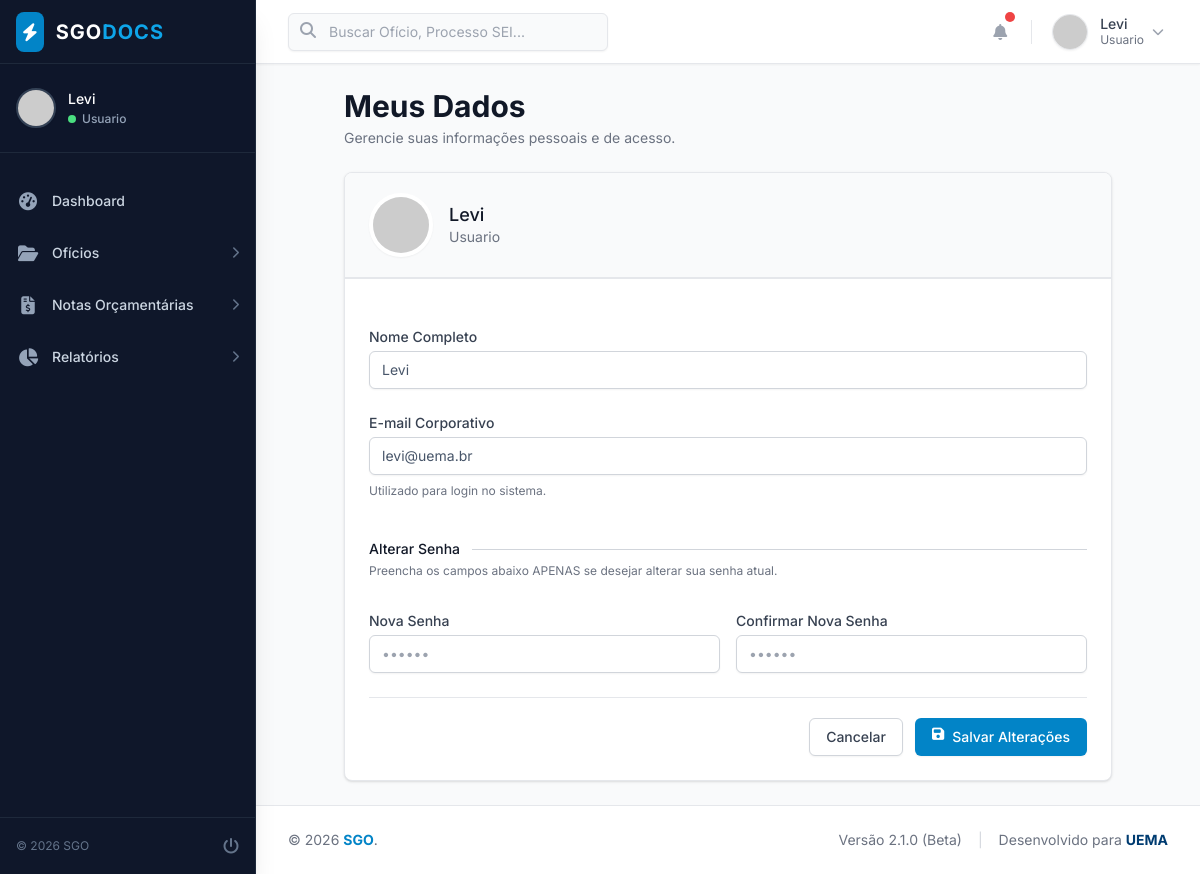
The page /meus-dados (signed in) on the database its author committed.
### app/models.py (models this page shows, shortened)
class User(UserMixin, db.Model):
    __tablename__ = 'users'
    id = db.Column(db.Integer, primary_key=True)
    nome = db.Column(db.String(100), nullable=False)
    email = db.Column(db.String(120), unique=True, nullable=False, index=True)
    password_hash = db.Column(db.String(256), nullable=False)
    perfil = db.Column(db.String(20), default='Usuario', nullable=False)
    ativo = db.Column(db.Boolean, default=True)
    created_at = db.Column(db.DateTime, default=datetime.datetime.now)
    updated_at = db.Column(db.DateTime, onupdate=datetime.datetime.now)
    oficios_criados = db.relationship('Oficio', backref='criador', lazy=True)
    setores_permitidos = db.relationship('Setor', secondary=usuario_setor, backref=db.backref('usuarios_vinculados', lazy='dynamic'))
    @property
    def password(self):
        raise AttributeError('A senha não é um atributo legível!')

### app/routes.py (the view, shortened to what this page needs)
@bp_main.route('/meus-dados', methods=['GET', 'POST'])
@login_required
def meus_dados():
    form = PerfilForm(obj=current_user)
    return render_template('users/meus_dados.html', form=form)

### app/templates/users/meus_dados.html (shortened to what this page needs)
{% extends "base/base.html" %}
{% block content %}
<div class="max-w-3xl mx-auto">
    <div class="md:flex md:items-center md:justify-between mb-6">
        <div class="flex-1 min-w-0">
            <h2 class="text-2xl font-bold leading-7 text-gray-900 sm:text-3xl sm:truncate">
                Meus Dados
            </h2>
            <p class="mt-1 text-sm text-gray-500">
                Gerencie suas informações pessoais e de acesso.
            </p>
        </div>
    </div>
    <div class="bg-white shadow overflow-hidden sm:rounded-lg border border-gray-200">
        <div class="px-4 py-5 sm:px-6 flex items-center bg-gray-50 border-b border-gray-200">
            <div class="flex-shrink-0 h-16 w-16">
                <img class="h-16 w-16 rounded-full border-4 border-white shadow-sm"
                     src="https://ui-avatars.com/api/?name={{ current_user.nome }}&background=0ea5e9&color=fff&bold=true&size=128"
                     alt="{{ current_user.nome }}">
            </div>
            <div class="ml-4">
                <h3 class="text-lg leading-6 font-medium text-gray-900">
                    {{ current_user.nome }}
                </h3>
                <p class="text-sm text-gray-500">
                    {{ current_user.perfil }}
                </p>
            </div>
        </div>
        <div class="border-t border-gray-200 px-4 py-5 sm:p-0">
            <form method="POST" action="" class="space-y-6 sm:p-6">
                <div class="grid grid-cols-1 gap-y-6 gap-x-4 sm:grid-cols-6">
                    <div class="sm:col-span-6">
                        <label for="nome" class="block text-sm font-medium text-gray-700">
                            Nome Completo
                        </label>
                        <div class="mt-1">
                            {{ form.nome(class="shadow-sm focus:ring-brand-500 focus:border-brand-500 block w-full sm:text-sm border-gray-300 rounded-md") }}
                        </div>
                    </div>
                    <div class="sm:col-span-6">
                        <label for="email" class="block text-sm font-medium text-gray-700">
                            E-mail Corporativo
                        </label>
                        <div class="mt-1">
                            {{ form.email(class="shadow-sm focus:ring-brand-500 focus:border-brand-500 block w-full sm:text-sm border-gray-300 rounded-md") }}
                        </div>
                        <p class="mt-2 text-xs text-gray-500">Utilizado para login no sistema.</p>
                    </div>
                    <div class="sm:col-span-6 pt-4 pb-2">
                        <div class="relative">
                            <div class="absolute inset-0 flex items-center" aria-hidden="true">
                                <div class="w-full border-t border-gray-300"></div>
                            </div>
                            <div class="relative flex justify-start">
                                <span class="pr-3 bg-white text-sm font-medium text-gray-900">
                                    Alterar Senha
                                </span>
                            </div>
                        </div>
                        <p class="mt-1 text-xs text-gray-500">Preencha os campos abaixo APENAS se desejar alterar sua senha atual.</p>
                    </div>
                    <div class="sm:col-span-3">
                        <label for="password" class="block text-sm font-medium text-gray-700">
                            Nova Senha
                        </label>
                        <div class="mt-1">
                            {{ form.password(class="shadow-sm focus:ring-brand-500 focus:border-brand-500 block w-full sm:text-sm border-gray-300 rounded-md placeholder-gray-400", placeholder="••••••") }}
                        </div>
                    </div>
                    <div class="sm:col-span-3">
                        <label for="confirm_password" class="block text-sm font-medium text-gray-700">
                            Confirmar Nova Senha
                        </label>
                        <div class="mt-1">
                            {{ form.confirm_password(class="shadow-sm focus:ring-brand-500 focus:border-brand-500 block w-full sm:text-sm border-gray-300 rounded-md placeholder-gray-400", placeholder="••••••") }}
                        </div>
                    </div>
                </div>
                <div class="pt-5 border-t border-gray-200 flex justify-end">
                    <a href="{{ url_for('main.index') }}" class="bg-white py-2 px-4 border border-gray-300 rounded-md shadow-sm text-sm font-medium text-gray-700 hover:bg-gray-50 focus:outline-none focus:ring-2 focus:ring-offset-2 focus:ring-brand-500">
                        Cancelar
                    </a>
                    <button type="submit" class="ml-3 inline-flex justify-center py-2 px-4 border border-transparent shadow-sm text-sm font-medium rounded-md text-white bg-brand-600 hover:bg-brand-700 focus:outline-none focus:ring-2 focus:ring-offset-2 focus:ring-brand-500">
                        <i class="fas fa-save mr-2"></i> Salvar Alterações
                    </button>
                </div>
            </form>
        </div>
    </div>
</div>
{% endblock %}

### app/templates/base/sidebar.html (shortened to what this page needs)
<div class="flex flex-col h-full bg-slate-900 border-r border-slate-800">
    <div class="flex items-center justify-between h-16 flex-shrink-0 px-4 bg-slate-900 border-b border-slate-800 shadow-sm">
        <a href="{{ url_for('main.index') }}" class="flex items-center group">
            <div class="bg-brand-600 rounded-lg p-1.5 mr-3 group-hover:bg-brand-500 transition-colors">
                <i class="fas fa-bolt text-white text-lg"></i>
            </div>
            <span class="text-white font-bold text-xl tracking-wider font-sans">
                SGO<span class="text-brand-500">DOCS</span>
            </span>
        </a>
    </div>
    {% if current_user.is_authenticated %}
    <div class="px-4 py-6 border-b border-slate-800 bg-slate-900/50">
        <div class="flex items-center">
            <div class="flex-shrink-0">
                <img class="h-10 w-10 rounded-full border-2 border-slate-700 shadow-sm"
                     src="https://ui-avatars.com/api/?name={{ current_user.nome }}&background=0ea5e9&color=fff&bold=true"
                     alt="Avatar">
            </div>
            <div class="ml-3 overflow-hidden">
                <p class="text-sm font-medium text-white truncate max-w-[140px]" title="{{ current_user.nome }}">
                    {{ current_user.nome.split()[0] }}
                </p>
                <div class="flex items-center mt-0.5">
                    <span class="block h-2 w-2 rounded-full bg-green-400 mr-1.5 ring-1 ring-slate-900"></span>
                    <p class="text-xs font-medium text-slate-400 truncate">
                        {{ current_user.perfil }}
                    </p>
                </div>
            </div>
        </div>
    </div>
    {% endif %}
    <nav class="flex-1 px-2 py-6 space-y-1 overflow-y-auto scrollbar-thin scrollbar-thumb-slate-700 scrollbar-track-transparent">
        <a href="{{ url_for('main.index') }}"
           class="group flex items-center px-2 py-2.5 text-sm font-medium rounded-md transition-all duration-200
           {% if request.endpoint and request.endpoint == 'main.index' %}
             bg-brand-600 text-white shadow-lg shadow-brand-900/50
           {% else %}
             text-slate-300 hover:bg-slate-800 hover:text-white
           {% endif %}">
            <i class="fas fa-tachometer-alt mr-3 w-6 text-center text-lg
                {% if request.endpoint and request.endpoint == 'main.index' %} text-white {% else %} text-slate-400 group-hover:text-white {% endif %}">
            </i>
            Dashboard
        </a>
        <div x-data="{ expanded: {{ 'true' if request.endpoint and 'oficios' in request.endpoint else 'false' }} }" class="space-y-1">
            <button @click="expanded = !expanded"
                    type="button"
                    class="w-full group flex items-center justify-between px-2 py-2.5 text-sm font-medium rounded-md transition-colors text-slate-300 hover:bg-slate-800 hover:text-white focus:outline-none">
                <div class="flex items-center">
                    <i class="fas fa-folder-open mr-3 w-6 text-center text-lg text-slate-400 group-hover:text-white transition-colors"></i>
                    Ofícios
                </div>
                <i class="fas fa-chevron-right text-xs text-slate-500 transition-transform duration-200"
                    :class="expanded ? 'rotate-90 text-white' : ''"></i>
            </button>
        </div>
        <div x-data="{ expanded: {{ 'true' if request.endpoint and 'notas' in request.endpoint else 'false' }} }" class="space-y-1">
            <button @click="expanded = !expanded"
                    type="button"
                    class="w-full group flex items-center justify-between px-2 py-2.5 text-sm font-medium rounded-md transition-colors text-slate-300 hover:bg-slate-800 hover:text-white focus:outline-none">
                <div class="flex items-center">
                    <i class="fas fa-file-invoice-dollar mr-3 w-6 text-center text-lg text-slate-400 group-hover:text-white transition-colors"></i>
                    Notas Orçamentárias
                </div>
                <i class="fas fa-chevron-right text-xs text-slate-500 transition-transform duration-200"
                    :class="expanded ? 'rotate-90 text-white' : ''"></i>
            </button>
        </div>
        <div x-data="{ expanded: {{ 'true' if request.endpoint and 'relatorios' in request.endpoint else 'false' }} }" class="space-y-1">
            <button @click="expanded = !expanded"
                    type="button"
                    class="w-full group flex items-center justify-between px-2 py-2.5 text-sm font-medium rounded-md transition-colors text-slate-300 hover:bg-slate-800 hover:text-white focus:outline-none">
                <div class="flex items-center">
                    <i class="fas fa-chart-pie mr-3 w-6 text-center text-lg text-slate-400 group-hover:text-white transition-colors"></i>
                    Relatórios
                </div>
                <i class="fas fa-chevron-right text-xs text-slate-500 transition-transform duration-200"
                    :class="expanded ? 'rotate-90 text-white' : ''"></i>
            </button>
        </div>
    </nav>
    <div class="bg-slate-900 border-t border-slate-800 p-4">
        <div class="flex items-center justify-between">
            <span class="text-xs text-slate-500">© 2026 SGO</span>
            <a href="{{ url_for('auth.logout') }}" class="text-slate-500 hover:text-red-400 transition-colors" title="Sair">
                <i class="fas fa-power-off"></i>
            </a>
        </div>
    </div>
</div>

### app/templates/base/navbar.html (shortened to what this page needs)
<nav class="flex-1 flex justify-between h-full bg-white items-center">
    <div class="flex-1 flex justify-center lg:justify-start min-w-0">
        <div class="w-full max-w-lg lg:max-w-xs flex items-center">
            <form class="w-full" action="{{ url_for('oficios.list') }}" method="GET">
                <div class="relative text-gray-400 focus-within:text-brand-600">
                    <div class="pointer-events-none absolute inset-y-0 left-0 pl-3 flex items-center">
                    </div>
                    <input id="search" name="search"
                        class="block w-full bg-gray-50 py-2 pl-9 sm:pl-10 pr-3 border border-gray-200 rounded-md leading-5 text-gray-900 placeholder-gray-400 focus:outline-none focus:ring-2 focus:ring-offset-2 focus:ring-brand-500 focus:border-brand-500 text-xs sm:text-sm shadow-sm transition duration-150 ease-in-out"
                        placeholder="Buscar Ofício, Processo SEI..."
                        type="search">
                </div>
            </form>
        </div>
    </div>
    <div class="ml-2 sm:ml-4 flex items-center space-x-2 sm:space-x-4">
        <div class="relative" x-data="{ open: false }">
            <button @click="open = !open" @click.outside="open = false"
                class="bg-white p-1.5 sm:p-2 rounded-full text-gray-400 hover:text-gray-600 hover:bg-gray-100 focus:outline-none focus:ring-2 focus:ring-offset-2 focus:ring-brand-500 relative transition-colors duration-200">
                <i class="fas fa-bell sm:fa-lg"></i>
                {% if notificacoes_count > 0 %}
                <span class="absolute top-1 right-1 sm:top-0 sm:right-0 block h-2 w-2 sm:h-2.5 sm:w-2.5 rounded-full ring-2 ring-white bg-red-500 animate-pulse"></span>
                {% endif %}
            </button>
        </div>
        <div class="relative" x-data="{ open: false }">
            <button @click="open = !open" @click.outside="open = false"
                class="max-w-xs bg-white flex items-center text-sm rounded-full focus:outline-none focus:ring-2 focus:ring-offset-2 focus:ring-brand-500 p-1 sm:hover:bg-gray-100 transition-colors duration-200">
                {% if current_user.is_authenticated %}
                <img class="h-8 w-8 sm:h-9 sm:w-9 rounded-full object-cover border border-gray-200 shadow-sm"
                    src="https://ui-avatars.com/api/?name={{ current_user.nome }}&background=0ea5e9&color=fff&bold=true&font-size=0.5"
                    alt="{{ current_user.nome }}">
                <div class="hidden ml-3 lg:block text-left">
                    <p class="text-sm font-medium text-gray-700 leading-tight">{{ current_user.nome.split()[0] }}</p>
                    <p class="text-xs text-gray-500">{{ current_user.perfil }}</p>
                </div>
                <i class="fas fa-chevron-down ml-2 text-xs text-gray-400 hidden lg:block transition-transform duration-200" :class="{'rotate-180': open}"></i>
                {% else %}
                <div class="h-8 w-8 sm:h-9 sm:w-9 rounded-full bg-gray-200 flex items-center justify-center">
                    <i class="fas fa-user text-gray-400"></i>
                </div>
                <span class="hidden ml-3 text-gray-700 text-sm font-medium lg:block">Visitante</span>
                {% endif %}
            </button>
        </div>
    </div>
</nav>

### rows shown on the page
User: nome "Levi", perfil "Usuario", email "levi@uema.br"
